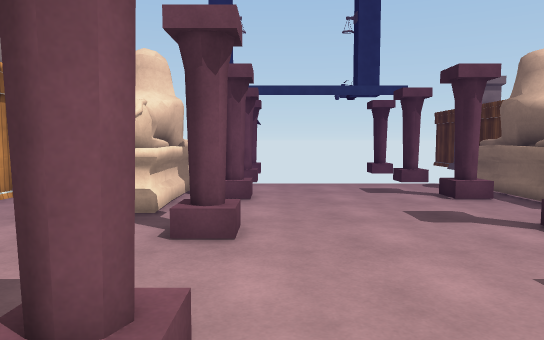
[1] (above)

17 first-person views from a walk through a scene from a Unity 3-D project. The camera is 1.4 m above the floor, tilts 4° down and sees 70° across. The floor is counted in squares, 1 m on a side. Each view is taken from the middle of a square. On the plan, view 1 faces up. The plan holds only what a view shows up to about 16 squares ahead; the rest is blank. The place goes on beyond the plan. Surface patterns are stand-ins for the level's own textures.

[2]
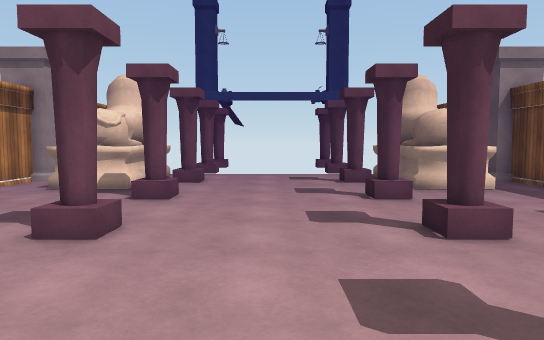

[3]
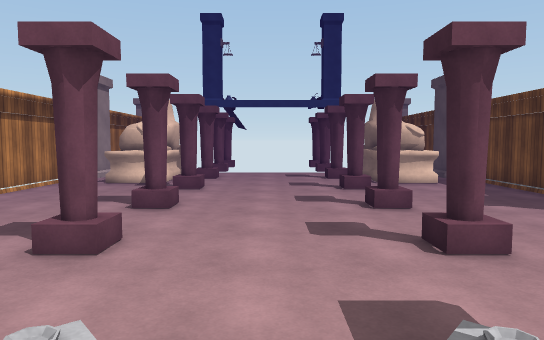

[4]
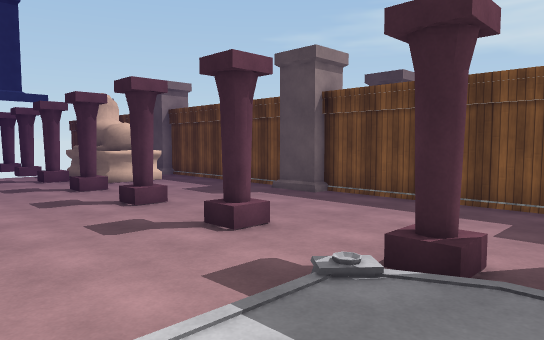

[5]
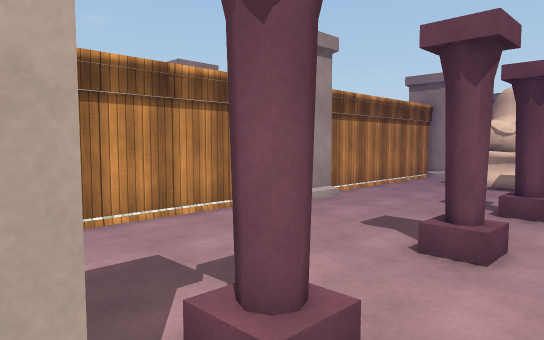

[6]
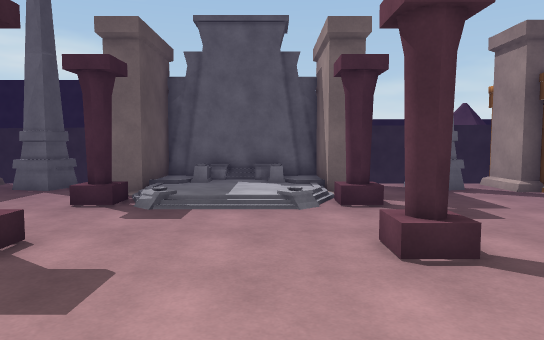

[7]
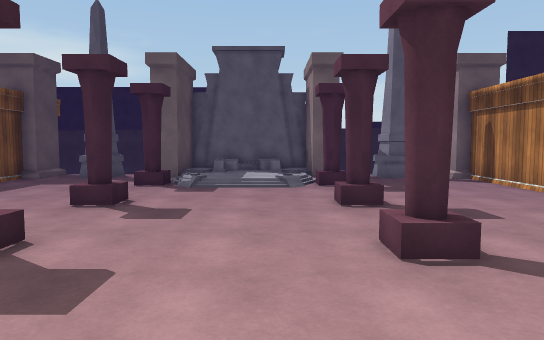

[8]
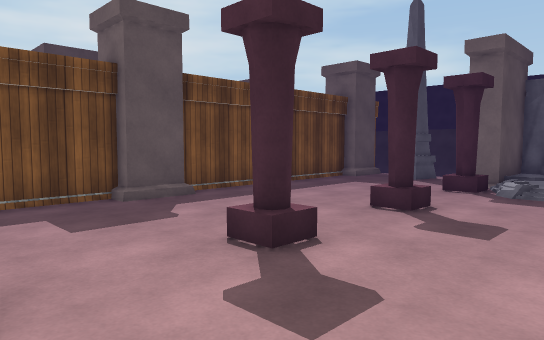

[9]
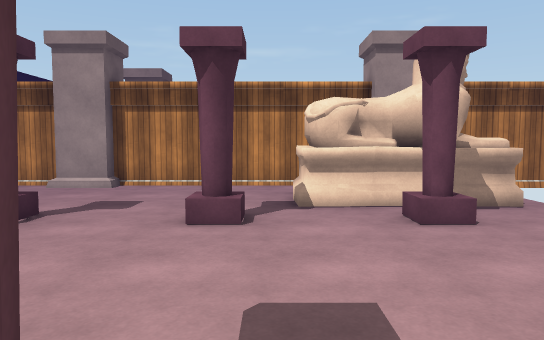

[10]
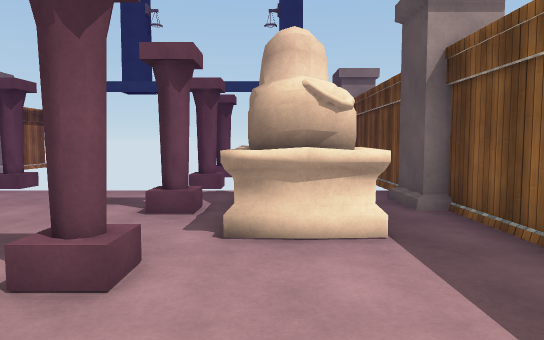

[11]
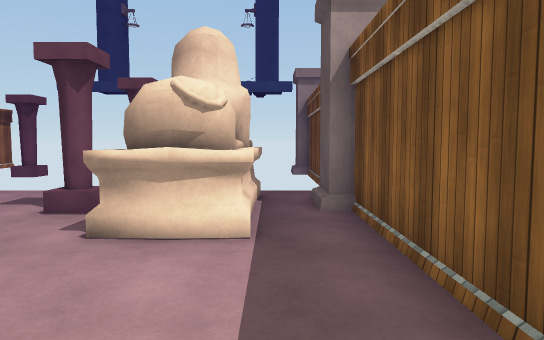

[12]
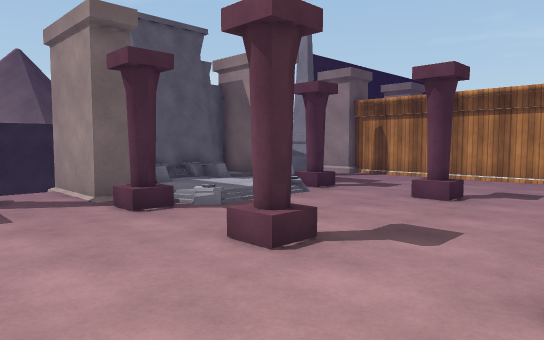

[13]
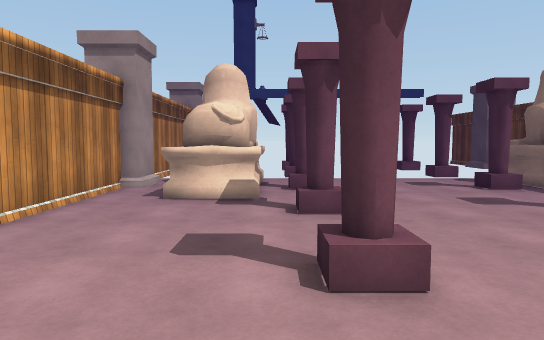

[14]
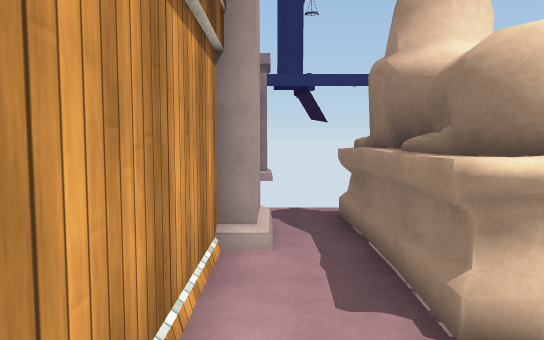

[15]
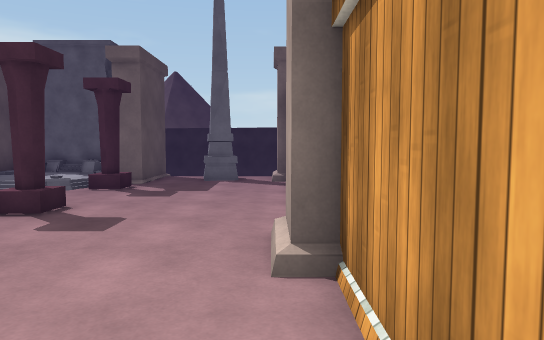

[16]
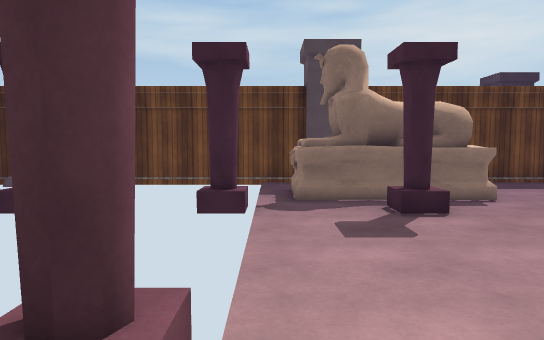

[17]
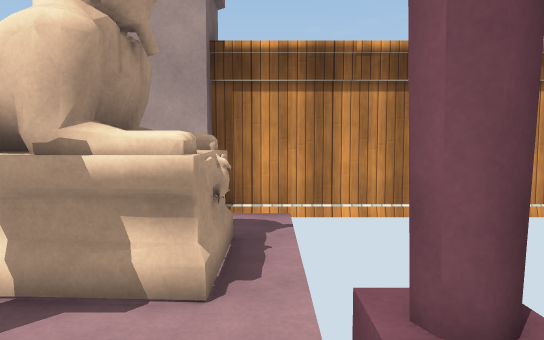

### Floor plan
Key: @ floor where view 1 was taken; # wall or solid block; x gap in a wall; . main floor; : floor 0.25 m higher than the main floor; / step, stairs or slope; O other object.
Columns run from 7 left of view 1 to 11 right of it. Each row starts with its distance up from view 1.
 14 #     x     x     #
 13 #.................#
 12 ##OOO........OOO.##
 11 ##.OO.........OO.##
 10 ##.OO.#.....#.OO.##
  9 #..OO.........OO..#
  8 #.OOO........OOO..#
  7 #.................#
  6 #.....#.....#.....#
  5 #.................#
  4 #.................#
  3 #.................#
  2 ##....#.....#....##
  1 ##...............##
  0 ##.....@.........##
 -1 #.................#
 -2 #.....#.....#.....#
 -3 #.................#
 -4 #.................#
 -5 #.................#
 -6 #.....#:::::#.....#
 -7 #.....x:::::x.....#
 -8 ##....#:::::#....##
 -9  #.#..#:/:/:#..#.#
-10  #. ..#######..
-11  #          #

Where each view was taken, in squares from view 1:
view 1: 0 up, 0 right, facing up
view 2: 4 down, 2 right, facing up
view 3: 8 down, 2 right, facing up
view 4: 8 down, 0 right, facing up-right
view 5: 8 down, 1 right, facing up-left
view 6: 3 up, 1 right, facing down
view 7: 7 up, 1 right, facing down
view 8: 6 up, 1 right, facing down-right
view 9: 7 up, 6 right, facing left
view 10: 2 up, 7 right, facing up
view 11: 2 up, 9 right, facing up
view 12: 2 up, 9 right, facing down-left
view 13: 2 down, 2 left, facing up
view 14: 5 up, 6 left, facing up
view 15: 6 up, 6 left, facing down
view 16: 13 up, 3 left, facing right
view 17: 13 up, 1 right, facing left
